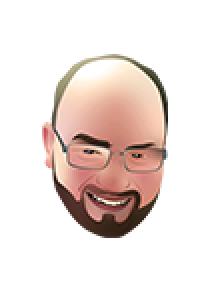
#> input picture device/images/hennie.png, 108 x 146 px (shown 2 times larger)
$ python convert_image.py ../device/images/hennie.png out.png --kind badge
#> lines starting #> are read from the running program, lines starting #| are printed output that depends on the picture; after the words box and inside, x2 and y2 are one past the last pixel; in counts of white or black regions, pixels touching at a corner belong together
"""Convert a logo or photo into a 1-bit PNG for the Badger 2040.

Examples:
  python tools/convert_image.py my-logo.png config/images/company.png --kind logo
  python tools/convert_image.py my-logo.png config/icons/icon-company.png --kind icon
  python tools/convert_image.py photo.jpg config/images/me.png --kind photo

Kinds:
  logo   fits inside the full 296x128 screen, centred on white (full-screen page)
  icon   52x52, as drawn by the launcher (icon-<app>.png)
  badge  fits inside 104x128 (the photo on a badge page), plain
  photo  104x128 portrait pipeline tuned for e-ink: tight crop, contrast, sharpen, brighten,
         Floyd-Steinberg (recommended for the badge photo)

Only use logos and trademarks you are entitled to use.
"""
import argparse
import os
import sys
import warnings

from PIL import Image, ImageChops, ImageFilter, ImageOps

# Explicit decompression-bomb limit (Pillow warns above this, errors above twice this).
Image.MAX_IMAGE_PIXELS = 50_000_000

KINDS = {"logo": (296, 128), "icon": (52, 52), "badge": (104, 128), "photo": (104, 128)}
DEFAULT_THRESHOLD = 128

# --kind photo pipeline parameters (chosen from previews by the owner)
PHOTO_INVERT_THRESHOLD = 12   # inverted pixel > 12, i.e. pixel < 243, counts as content
PHOTO_MARGIN = 3
PHOTO_AUTOCONTRAST_CUTOFF = 1
PHOTO_UNSHARP = (1.2, 160, 2)  # radius, percent, threshold
PHOTO_GAMMA = 0.75
PHOTO_MIN_SIZE = 16  # smaller inputs cannot give a usable photo (a 1x1 input became solid black)


class BlankImageError(ValueError):
    """The converted image is entirely white (for example a fully transparent input)."""


def photo_pipeline(gray, size=(104, 128)):
    """Tight crop -> pad to aspect -> LANCZOS -> autocontrast -> unsharp -> gamma -> Floyd-Steinberg."""
    box_w, box_h = size
    mask = ImageOps.invert(gray).point(lambda p: 255 if p > PHOTO_INVERT_THRESHOLD else 0)
    bbox = mask.getbbox()
    if bbox:
        x0, y0, x1, y1 = bbox
        m = PHOTO_MARGIN
        gray = gray.crop((max(0, x0 - m), max(0, y0 - m), min(gray.width, x1 + m), min(gray.height, y1 + m)))
    w, h = gray.size
    aspect = box_w / box_h
    new_w, new_h = (w, int(round(w / aspect))) if w / h > aspect else (int(round(h * aspect)), h)
    new_w, new_h = max(new_w, w), max(new_h, h)
    padded = Image.new("L", (new_w, new_h), 255)
    padded.paste(gray, ((new_w - w) // 2, (new_h - h) // 2))
    img = padded.resize((box_w, box_h), Image.LANCZOS)
    img = ImageOps.autocontrast(img, cutoff=PHOTO_AUTOCONTRAST_CUTOFF)
    radius, percent, threshold = PHOTO_UNSHARP
    img = img.filter(ImageFilter.UnsharpMask(radius=radius, percent=percent, threshold=threshold))
    lut = [int(round(255 * (i / 255) ** PHOTO_GAMMA)) for i in range(256)]
    img = img.point(lut)
    return img.convert("1", dither=Image.FLOYDSTEINBERG)


def convert(src, dst, kind, threshold=DEFAULT_THRESHOLD, dither=False, invert=False, allow_blank=False):
    """Write a 1-bit PNG at the exact size for kind. Returns the output size."""
#> called with src = '../device/images/hennie.png', dst = 'out.png', kind = 'badge', threshold = 128, dither = False, invert = False, allow_blank = False
    if kind not in KINDS:
        raise ValueError("kind must be one of " + ", ".join(sorted(KINDS)))
    if not 0 <= threshold <= 255:
        raise ValueError("threshold must be 0..255")
    if os.path.abspath(src) == os.path.abspath(dst):
        raise ValueError("output must differ from input")
    box_w, box_h = KINDS[kind]
    with warnings.catch_warnings():
        warnings.simplefilter("error", Image.DecompressionBombWarning)  # treat as an error, not a warning
        with Image.open(src) as im:
#> im is the input picture: PIL image 108x146 RGBA; mean R, G, B, A 225.1, 211.4, 205.4, 72.4
            if kind == "photo" and (im.width < PHOTO_MIN_SIZE or im.height < PHOTO_MIN_SIZE):
                raise ValueError("input is %dx%d; --kind photo needs at least %dx%d"
                                 % (im.width, im.height, PHOTO_MIN_SIZE, PHOTO_MIN_SIZE))
            im = im.convert("RGBA")
            white = Image.new("RGBA", im.size, (255, 255, 255, 255))
#> white: PIL image 108x146 RGBA; every value is 255
            gray = Image.alpha_composite(white, im).convert("L")
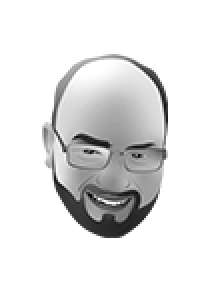
#> gray: PIL image 108x146 L (shown 2 times larger); min 1, max 255, mean 227.9
    if kind == "photo":
        out = photo_pipeline(gray, (box_w, box_h))
    else:
        gray.thumbnail((box_w, box_h), Image.LANCZOS)
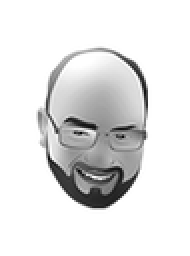
#> gray: PIL image 95x128 L (shown 2 times larger); min 0, max 255, mean 227.8
        canvas = Image.new("L", (box_w, box_h), 255)
#> canvas: PIL image 104x128 L; every value is 255
        canvas.paste(gray, ((box_w - gray.width) // 2, (box_h - gray.height) // 2))
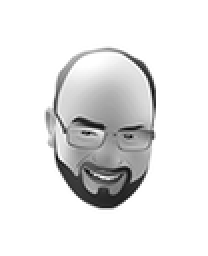
#> canvas: PIL image 104x128 L (shown 2 times larger); min 0, max 255, mean 230.2
        if invert:
            canvas = canvas.point(lambda p: 255 - p)
        if dither:
            out = canvas.convert("1", dither=Image.FLOYDSTEINBERG)
        else:
            out = canvas.point(lambda p: 255 if p >= threshold else 0).convert("1", dither=Image.NONE)
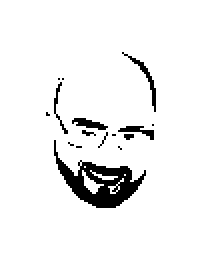
#> out: PIL image 104x128 1 (shown 2 times larger); 93.9% white; 16 black regions (11 under 20 px), largest, box (x1, y1, x2, y2) and area: (27, 70, 73, 104) 555, (61, 26, 78, 56) 71, (36, 59, 54, 65) 57, (59, 63, 77, 70) 51, (27, 41, 34, 67) 37
    if not allow_blank and out.getextrema() == (255, 255):
        raise BlankImageError("output is entirely white (transparent or blank input?); use --allow-blank to keep it")
    os.makedirs(os.path.dirname(os.path.abspath(dst)), exist_ok=True)
    out.save(dst, format="PNG", optimize=True)
    return out.size


def main(argv=None):
    ap = argparse.ArgumentParser(description=__doc__, formatter_class=argparse.RawDescriptionHelpFormatter)
    ap.add_argument("input")
    ap.add_argument("output")
    ap.add_argument("--kind", choices=sorted(KINDS), required=True)
    ap.add_argument("--threshold", type=int, default=DEFAULT_THRESHOLD)
    ap.add_argument("--dither", action="store_true", help="Floyd-Steinberg dithering (photos)")
    ap.add_argument("--allow-blank", action="store_true", help="write the file even if it is entirely white")
    ap.add_argument("--invert", action="store_true", help="swap black and white")
    args = ap.parse_args(argv)
    try:
        size = convert(args.input, args.output, args.kind, args.threshold, args.dither, args.invert,
                       args.allow_blank)
#> size = (104, 128)
    except (OSError, ValueError, Image.DecompressionBombError, Image.DecompressionBombWarning) as e:
        print("error: %s: %s" % (type(e).__name__, str(e).splitlines()[0] if str(e) else "failed"), file=sys.stderr)
        return 1
    print("wrote %s (%dx%d, 1-bit)" % (args.output, size[0], size[1]))
#| wrote out.png (104x128, 1-bit)
    return 0


if __name__ == "__main__":
    sys.exit(main())
#> (the program exits here)
